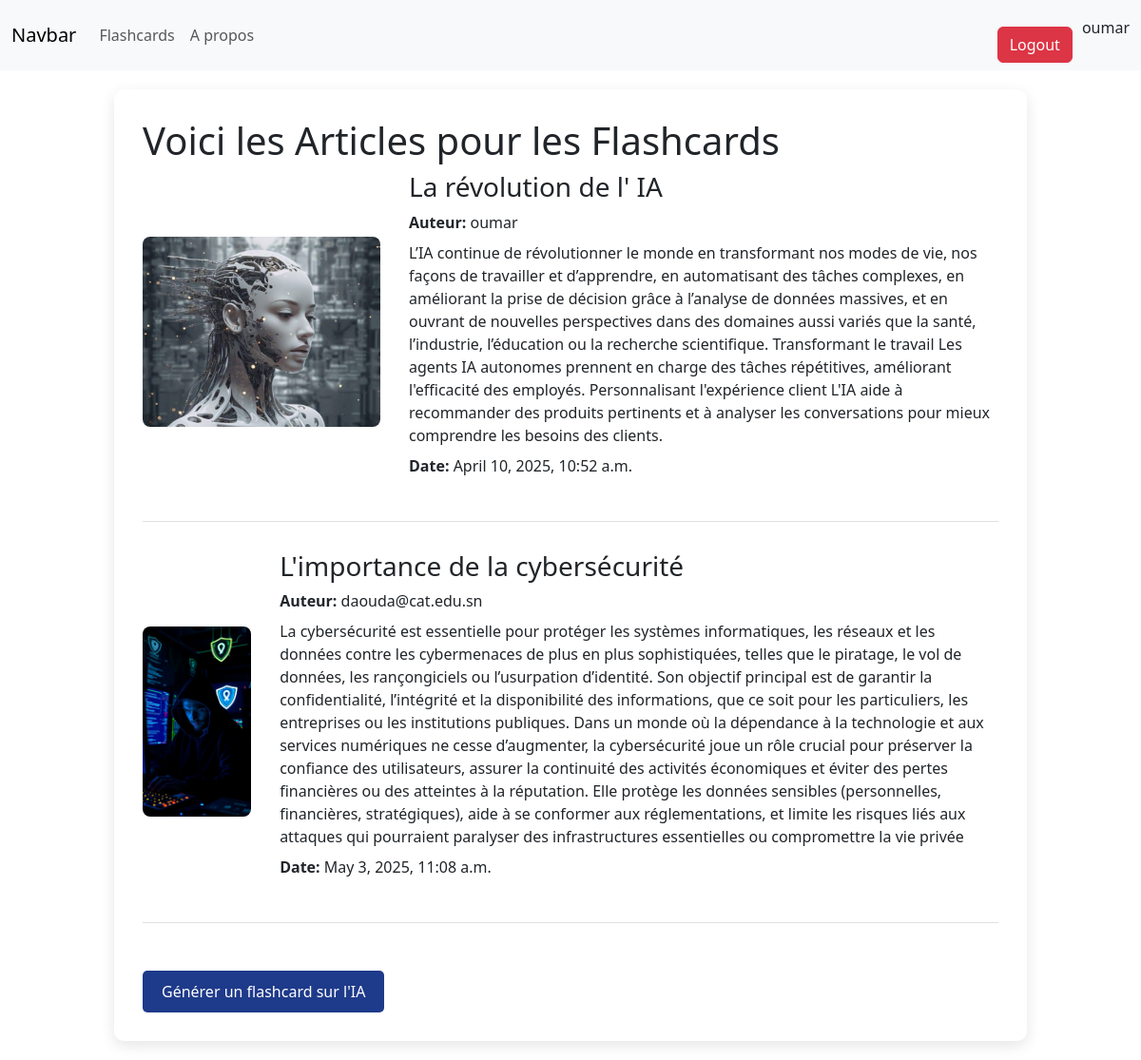
Screenshot of /articles/ (signed in) with the database file from the repository.
### blog/models.py (models this page shows, shortened)
class Article(models.Model):
    titre=models.CharField(max_length=100)
    date_publication=models.DateTimeField(auto_now_add=True)
    description=models.TextField()
    auteur=models.ForeignKey(User,on_delete=models.CASCADE)
    id_Categorie=models.ForeignKey('Categorie',on_delete=models.CASCADE,null=True,blank=True)
    images=models.ImageField(upload_to='')
    updatedat=models.DateTimeField(auto_now=True)

### blog/views.py (the view)
# urls.py: path('articles/', views.article,name='articles'),
def article(request):
  articles = Article.objects.all()
  flashcards_ia = Flashcard.objects.filter(category__nom='IA')
  flashcards_ia_json = json.dumps(list(flashcards_ia.values('question', 'answer', 'video')), cls=DjangoJSONEncoder)
  context = {
    'articles': articles,
    'flashcards_ia_json': flashcards_ia_json
  }
  return render(request, 'articles.html', context)

### templates/articles.html (shortened to what this page needs)
{% extends "base.html" %}
{% block content %}
<div class="container">
    <h1>Voici les Articles pour les Flashcards</h1>
    <div id="lesson">
        {% for article in articles %}
        <div class="article">
            <img src="{{ article.images.url }}" alt="Image de l'article">
            <div class="article-content">
                <h3>{{ article.titre }}</h3>
                <div class="kader">
                    <p><strong>Auteur:</strong> {{ article.auteur.username }}</p>
                    <p>{{ article.description }}</p>
                </div>
                <p class="date"><strong>Date:</strong> {{ article.date_publication }}</p>
            </div>
        </div>
        {% endfor %}
    </div>
    <button onclick="preparerQuiz(questionsIA, 'IA')">Générer un flashcard sur l'IA</button>
</div>
{% endblock %}

### templates/base.html (shortened to what this page needs)
{% load static %}
<!DOCTYPE html>
<html lang="en">
<head>
    <link href="https://cdn.jsdelivr.net/npm/bootstrap@5.3.5/dist/css/bootstrap.min.css" rel="stylesheet">
    <link rel="stylesheet" href="https://cdn.datatables.net/2.3.0/css/dataTables.bootstrap5.css">
    <link rel="stylesheet" href="{% static 'css/style.css' %}">
    <link rel="stylesheet" href="https://cdnjs.cloudflare.com/ajax/libs/font-awesome/6.5.0/css/all.min.css">
  </head>
<body>
    <nav class="navbar navbar-expand-lg bg-body-tertiary">
        <div class="container-fluid">
          <a class="navbar-brand" href="#">Navbar</a>
          <div class="collapse navbar-collapse" id="navbarSupportedContent">
            <ul class="navbar-nav me-auto mb-2 mb-lg-0">
               <li class="nav-item">
                <a class="nav-link" href="{% url 'flashcards' %}">Flashcards</a>
              </li>
              <li class="nav-item">
                <a class="nav-link" href="{% url 'Apropos' %}">A propos</a>
              </li>
            </ul>
            {% if user.is_authenticated %}
            <form method="POST" action="{% url 'logout' %}">
              <button type="submit" class="btn btn-danger">Logout</button>
          </form>
            <p>{{user.username}}</p>
            {% else %}
            <a class="btn btn-outline-success" type="submit" href="{%url 'logout'%}">login</a>
            {% endif %}
          </div>
        </div>
      </nav>
      {% block content %}
      {% endblock %}
</body>
</html>

### templates/articles.html (style rules this page uses)
button { background-color: #1e3a8a; color: white; padding: 10px 20px; border: none; border-radius: 5px; cursor: pointer; font-size: 1em; margin-top: 20px; margin-right: 10px; }
.container { max-width: 960px; margin: 20px auto; padding: 30px; background-color: #ffffff; box-shadow: 0 5px 15px rgba(0, 0, 0, 0.1); border-radius: 10px; }
.article, .quiz-section { display: flex; flex-direction: row; align-items: center; margin-bottom: 30px; padding-bottom: 30px; border-bottom: 1px solid #e0e0e0; opacity: 0; transform: translateY(80px); animation: fadeInUpContainer 1s ease-out forwards; perspective: 1000px; }
.article img, .quiz-section img { width: auto; height: 200px; max-width: 250px; object-fit: cover; border-radius: 8px; margin-right: 30px; opacity: 0; transform: scale(0.7) rotate(8deg); animation: imageEnter 1s ease-out 0.3s forwards; }
.article-content, .quiz-section-content { flex: 1; opacity: 0; transform: translateX(80px); animation: contentEnter 1s ease-out 0.5s forwards; }
.article-content h3, .article-content .kader, .article-content .date, .quiz-section-content h3, .quiz-section-content .kader, .quiz-section-content .date { opacity: 0; transform: translateY(10px); }
.article-content h3, .quiz-section-content h3 { animation: textFadeIn 0.6s ease-out 1.2s forwards; }
.article-content .kader, .quiz-section-content .kader { animation: textFadeIn 0.6s ease-out 1.4s forwards; }
.article-content .date, .quiz-section-content .date { animation: textFadeIn 0.6s ease-out 1.6s forwards; }
.kader p { margin: 8px 0; }

### rows the page displays
Article: images (picture), titre "La révolution de l' IA", auteur.username "oumar", description "L’IA continue de révolutionner le monde en transformant nos modes de vie, nos façons de travailler et d’apprendre, en automatisant des tâches complexes, en améliorant la prise de décision grâce à l’analyse de données massives, et en ouvrant de nouvelles perspectives dans des domaines aussi variés que la santé, l’industrie, l’éducation ou la recherche scientifique. Transformant le travail Les agents IA autonomes prennent en charge des tâches répétitives, améliorant l'efficacité des employés. Personnalisant l'expérience client L'IA aide à recommander des produits pertinents et à analyser les conversations pour mieux comprendre les besoins des clients.", date_publication "April 10, 2025, 10:52 a.m."
Article: images (picture), titre "L'importance de la cybersécurité", auteur.username "daouda@cat.edu.sn", description "La cybersécurité est essentielle pour protéger les systèmes informatiques, les réseaux et les données contre les cybermenaces de plus en plus sophistiquées, telles que le piratage, le vol de données, les rançongiciels ou l’usurpation d’identité. Son objectif principal est de garantir la confidentialité, l’intégrité et la disponibilité des informations, que ce soit pour les particuliers, les entreprises ou les institutions publiques. Dans un monde où la dépendance à la technologie et aux services numériques ne cesse d’augmenter, la cybersécurité joue un rôle crucial pour préserver la confiance des utilisateurs, assurer la continuité des activités économiques et éviter des pertes financières…", date_publication "May 3, 2025, 11:08 a.m."

### other values shown
{{ user.username }} "oumar"
